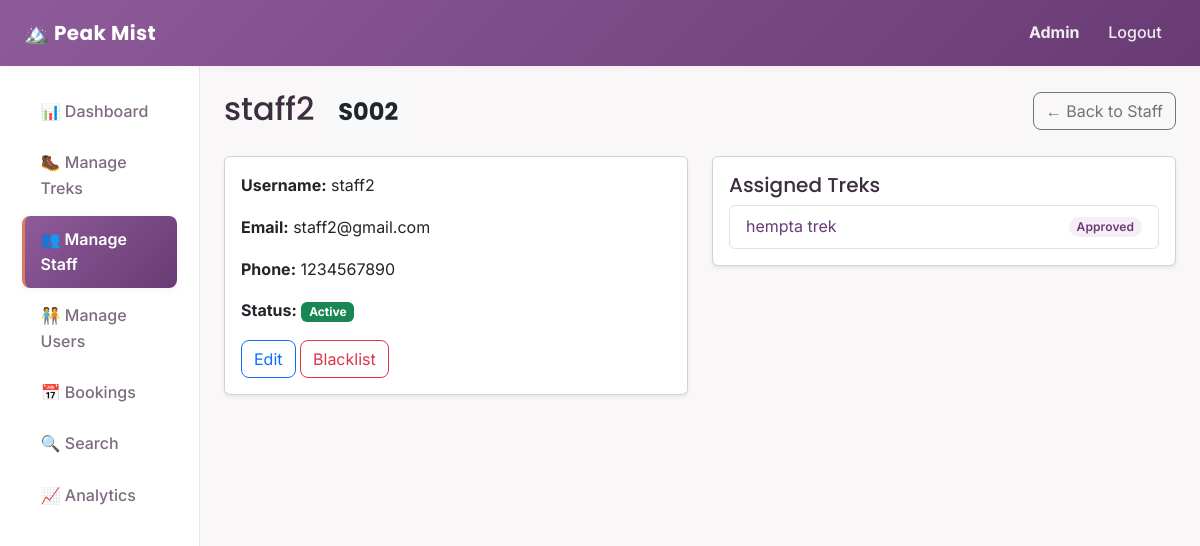
The app's page /admin/staff/3 (signed in) with its own data.
### backend/models.py (models this page shows, shortened)
class User(db.Model, UserMixin):
    __tablename__ = "users"
    id = db.Column(db.Integer, primary_key=True)
    username = db.Column(db.String(80), unique=True, nullable=False)
    password_hash = db.Column(db.String(200), nullable=False)
    full_name = db.Column(db.String(120), nullable=False)
    email = db.Column(db.String(120), unique=True, nullable=False)
    phone = db.Column(db.String(20), nullable=True)
    role = db.Column(db.String(20), nullable=False, default="user")
    is_blacklisted = db.Column(db.Boolean, default=False, nullable=False)
    created_at = db.Column(db.DateTime, default=datetime.utcnow)
    staff_profile = db.relationship(
        "StaffProfile",
        backref="user",
        uselist=False,
        cascade="all, delete-orphan"
    )
    bookings = db.relationship(
        "Booking",
        backref="user",
        cascade="all, delete-orphan"
    )

class StaffProfile(db.Model):
    __tablename__ = "staff_profiles"
    id = db.Column(db.Integer, primary_key=True)
    user_id = db.Column(db.Integer, db.ForeignKey("users.id"), nullable=False)
    status = db.Column(db.String(20), default="pending")
    assigned_treks = db.relationship("Trek", backref="staff", lazy=True)
    @property
    def display_id(self):
        return f"S{self.id:03d}"

class Trek(db.Model):
    __tablename__ = "treks"
    id = db.Column(db.Integer, primary_key=True)
    name = db.Column(db.String(120), nullable=False)
    location = db.Column(db.String(120), nullable=False)
    difficulty = db.Column(db.String(20), nullable=False)
    duration_days = db.Column(db.Integer, nullable=False)
    total_slots = db.Column(db.Integer, nullable=False)
    available_slots = db.Column(db.Integer, nullable=False)
    staff_id = db.Column(db.Integer, db.ForeignKey("staff_profiles.id"), nullable=True)
    status = db.Column(db.String(20), nullable=False, default="Pending")
    start_date = db.Column(db.Date, nullable=False)
    end_date = db.Column(db.Date, nullable=False)
    description = db.Column(db.Text, nullable=True)
    safety_info = db.Column(db.Text, nullable=True)
    image_filename = db.Column(db.String(200), nullable=True)
    created_at = db.Column(db.DateTime, default=datetime.utcnow)
    bookings = db.relationship(
        "Booking",
        backref="trek",
        cascade="all, delete-orphan"
    )

### backend/routes.py (the view)
@admin_bp.route("/staff/<int:user_id>")
@login_required
@role_required("admin")
def staff_detail(user_id):
    staff_user = User.query.filter_by(id=user_id, role="staff").first_or_404()
    return render_template("admin/staff_detail.html", staff=staff_user)

### backend/routes.py (called while the page is built)
def role_required(*allowed_roles):
    def decorator(view_function):
        @wraps(view_function)
        def wrapped_view(*args, **kwargs):
            if current_user.role not in allowed_roles:
                abort(403)
            return view_function(*args, **kwargs)
        return wrapped_view
    return decorator

### templates/admin/staff_detail.html (shortened to what this page needs)
{% extends "layout_dashboard.html" %}
{% import "admin/_status_badge.html" as badges %}
{% set active_page = 'staff' %}
{% block content %}
<div class="d-flex justify-content-between align-items-center mb-4">
    <h2 class="mb-0">{{ staff.full_name }} <span class="badge bg-light text-dark">{{ staff.staff_profile.display_id }}</span></h2>
    <a href="{{ url_for('admin.staff_list') }}" class="btn btn-outline-secondary">&larr; Back to Staff</a>
</div>
<div class="row">
    <div class="col-md-6">
        <div class="card shadow-sm mb-4">
            <div class="card-body">
                <p><strong>Username:</strong> {{ staff.username }}</p>
                <p><strong>Email:</strong> {{ staff.email }}</p>
                <p><strong>Phone:</strong> {{ staff.phone or "-" }}</p>
                <p>
                    <strong>Status:</strong>
                    {% if staff.is_blacklisted %}
                        <span class="badge bg-danger">Blacklisted</span>
                    {% else %}
                        <span class="badge bg-success">Active</span>
                    {% endif %}
                </p>
                <a href="{{ url_for('admin.edit_staff', user_id=staff.id) }}" class="btn btn-outline-primary">Edit</a>
                <form method="POST" action="{{ url_for('admin.toggle_blacklist', user_id=staff.id) }}" class="d-inline">
                    {% if staff.is_blacklisted %}
                        <button type="submit" class="btn btn-outline-success">Un-blacklist</button>
                    {% else %}
                        <button type="submit" class="btn btn-outline-danger">Blacklist</button>
                    {% endif %}
                </form>
            </div>
        </div>
    </div>
    <div class="col-md-6">
        <div class="card shadow-sm">
            <div class="card-body">
                <h5>Assigned Treks</h5>
                {% if staff.staff_profile and staff.staff_profile.assigned_treks %}
                    <ul class="list-group">
                        {% for trek in staff.staff_profile.assigned_treks %}
                        <li class="list-group-item d-flex justify-content-between align-items-center">
                            <a href="{{ url_for('admin.trek_details', trek_id=trek.id) }}">{{ trek.name }}</a>
                            {{ badges.status_badge(trek.status) }}
                        </li>
                        {% endfor %}
                    </ul>
                {% else %}
                    <p class="text-muted">No treks assigned yet.</p>
                {% endif %}
            </div>
        </div>
    </div>
</div>
{% endblock %}

### templates/layout_dashboard.html (shortened to what this page needs)
<!DOCTYPE html>
<html lang="en">
<head>
    <link
        href="https://cdnjs.cloudflare.com/ajax/libs/bootstrap/5.3.3/css/bootstrap.min.css"
        rel="stylesheet">
    <link rel="stylesheet" href="{{ url_for('static', filename='css/styles.css') }}">
</head>
<body>
    <nav class="navbar navbar-expand-lg navbar-trek">
        <div class="container-fluid px-4">
            <a class="navbar-brand fw-bold" href="{{ url_for('auth.home') }}">
                🏔️ Peak Mist
            </a>
            <div class="navbar-collapse" id="navMenu">
                <ul class="navbar-nav ms-auto align-items-lg-center">
                    <li class="nav-item">
                        <span class="nav-link">
                            <strong>{{ current_user.full_name }}</strong>
                        </span>
                    </li>
                    <li class="nav-item">
                        <a class="nav-link" href="{{ url_for('auth.logout') }}">Logout</a>
                    </li>
                </ul>
            </div>
        </div>
    </nav>
    <div class="container-fluid">
        <div class="row">
            <nav class="col-md-3 col-lg-2 sidebar">
                <ul class="nav flex-column">
                    {% if current_user.role == 'admin' %}
                        <li class="nav-item">
                            <a class="nav-link {% if active_page == 'dashboard' %}active{% endif %}"
                               href="{{ url_for('admin.dashboard') }}">📊 Dashboard</a>
                        </li>
                        <li class="nav-item">
                            <a class="nav-link {% if active_page == 'treks' %}active{% endif %}"
                               href="{{ url_for('admin.treks') }}">🥾 Manage Treks</a>
                        </li>
                        <li class="nav-item">
                            <a class="nav-link {% if active_page == 'staff' %}active{% endif %}"
                               href="{{ url_for('admin.staff_list') }}">👥 Manage Staff</a>
                        </li>
                        <li class="nav-item">
                            <a class="nav-link {% if active_page == 'users' %}active{% endif %}"
                               href="{{ url_for('admin.users_list') }}">🧑‍🤝‍🧑 Manage Users</a>
                        </li>
                        <li class="nav-item">
                            <a class="nav-link {% if active_page == 'bookings' %}active{% endif %}"
                               href="{{ url_for('admin.bookings_list') }}">📅 Bookings</a>
                        </li>
                        <li class="nav-item">
                            <a class="nav-link {% if active_page == 'search' %}active{% endif %}"
                               href="{{ url_for('admin.search') }}">🔍 Search</a>
                        </li>
                        <li class="nav-item">
                            <a class="nav-link {% if active_page == 'analytics' %}active{% endif %}"
                               href="{{ url_for('admin.analytics') }}">📈 Analytics</a>
                        </li>
                    {% endif %}
                </ul>
            </nav>
            <main class="col-md-9 col-lg-10 p-4">
                {% block content %}{% endblock %}
            </main>
        </div>
    </div>
</body>
</html>

### templates/admin/_status_badge.html
{% macro status_badge(status) %}
    <span class="badge badge-{{ status|lower }}">{{ status }}</span>
{% endmacro %}

### static/css/styles.css (style rules this page uses)
:root { --primary: #8d5b99; --primary-dark: #693b74; --primary-light: #f6eef7; --secondary: #e07a5f; --secondary-dark: #c2593e; --secondary-light: #fdf1ee; --white: #ffffff; --off-white: #faf7f9; --border: #eee3ed; --text-dark: #3d2e3f; --text-light: #7d6b7f; --yellow: #f4d35e; --pink: #f28482; --purple-light: #b5a2e3; --mint: #63c9a5; --coral: #e07a5f; --sky: #6fb3e0; --sky-deep: #2f7ab8; --shadow-small: 0 2px 8px rgba(61, 46, 63, 0.05); --shadow-medium: 0 8px 24px rgba(61, 46, 63, 0.08); --shadow-large: 0 16px 40px rgba(61, 46, 63, 0.12); --radius: 14px; --radius-small: 8px; }
* { box-sizing: border-box; }
body { background-color: var(--off-white); font-family: "Inter", "Segoe UI", Arial, sans-serif; color: var(--text-dark); line-height: 1.6; }
h1, h2, h3, h4, h5, h6 { font-family: "Poppins", "Segoe UI", Arial, sans-serif; color: var(--text-dark); }
a { color: var(--primary-dark); text-decoration: none; }
.navbar-trek { background: linear-gradient(135deg, var(--primary) 0%, var(--primary-dark) 100%) !important; box-shadow: var(--shadow-small); padding-top: 0.75rem; padding-bottom: 0.75rem; }
.navbar-trek .navbar-brand { color: var(--white) !important; font-family: "Poppins", sans-serif; font-weight: 700; letter-spacing: 0.02em; }
.navbar-trek .nav-link { color: rgba(255, 255, 255, 0.9) !important; font-weight: 500; border-radius: var(--radius-small); padding: 0.45rem 0.9rem !important; transition: background-color 0.2s ease, color 0.2s ease; }
.btn { border-radius: var(--radius-small); }
.sidebar { background-color: var(--white); border-right: 1px solid var(--border); min-height: calc(100vh - 56px); padding-top: 1.25rem; }
.sidebar .nav-link { display: flex; align-items: center; gap: 0.65rem; color: var(--text-light); padding: 0.65rem 1rem; border-radius: var(--radius-small); margin: 0.15rem 0.6rem; font-weight: 500; border-left: 3px solid transparent; transition: background-color 0.2s ease, color 0.2s ease, border-color 0.2s ease; }
.sidebar .nav-link.active { background: linear-gradient(135deg, var(--primary) 0%, var(--primary-dark) 100%); color: var(--white); font-weight: 600; border-left-color: var(--secondary); box-shadow: var(--shadow-small); }
.badge-pending, .badge-approved, .badge-open, .badge-closed, .badge-started, .badge-completed, .badge-booked, .badge-cancelled { border-radius: 999px; font-weight: 600; letter-spacing: 0.01em; }
.badge-approved { background-color: var(--primary-light); color: var(--primary-dark); }

### records on screen
User: full_name "Admin"
User: full_name "staff2", username "staff2", email "staff2@gmail.com", phone "1234567890"
StaffProfile: staff_profile.display_id "S002"
Trek: name "hempta trek", status "Approved"
